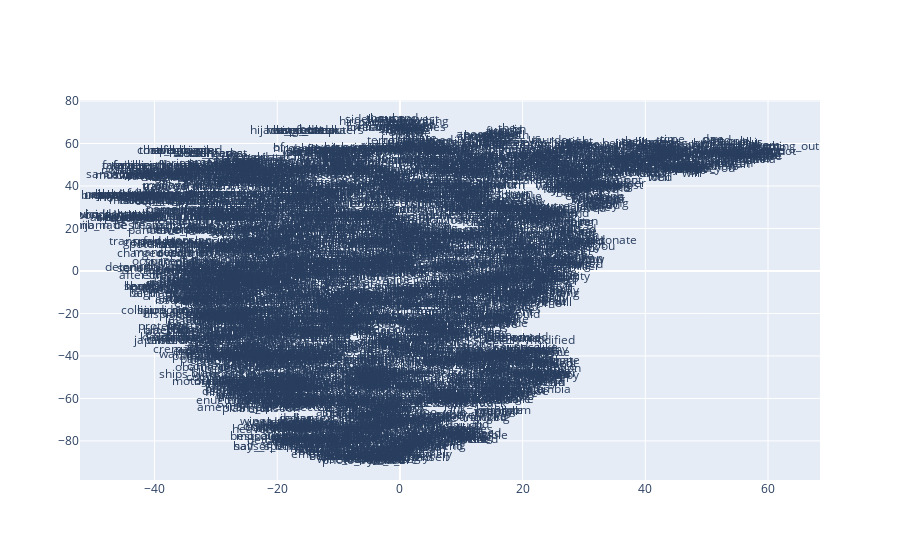

Here is the notebook cell this chart was saved with:
### Code cell
x_vals, y_vals, labels = reduce_dimensions(model_si_sg)
plot_function(x_vals, y_vals, labels)

### Figure 1 — Plotly figure (JSON) as saved in the notebook; plotly's stock layout.template omitted (floating-point values rounded to 4 significant figures; data arrays with more than 128 entries replaced by an {"elided": "..."} marker saying what was removed)
{"data": [{"mode": "text", "text": {"elided": "3563 str values"}, "type": "scatter", "x": {"elided": "3563 float values"}, "y": {"elided": "3563 float values"}}], "layout": {}}
